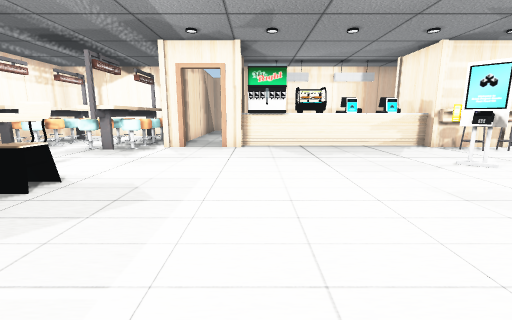
view 1 (above)

21 first-person views from a walk through a 3-D level made in the Unity game engine. The camera is 1.2 m above the floor, tilts 10° down and sees 90° across. Doors are open. The floor is counted in squares, 1 m on a side. Each view is taken from the middle of a square. On the plan, view 1 faces up. The plan holds only what a view shows up to about 12 squares ahead; the rest is blank. The place goes on beyond the plan. The player is left out. Some surface patterns are stand-ins.

view 2
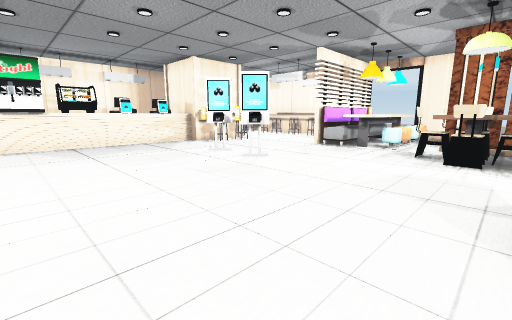

view 3
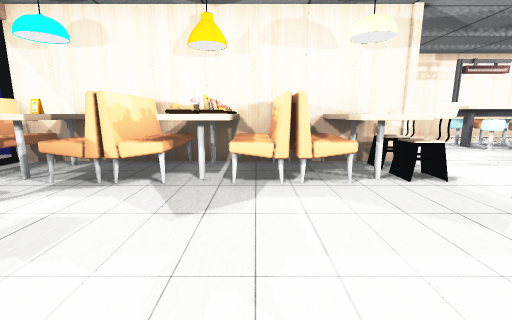

view 4
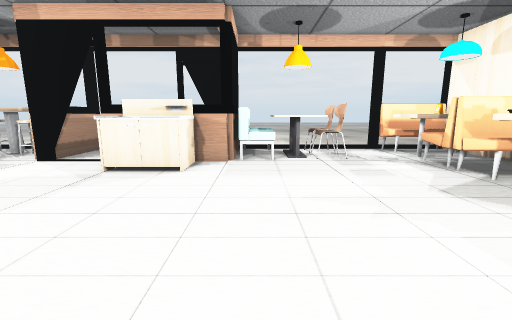

view 5
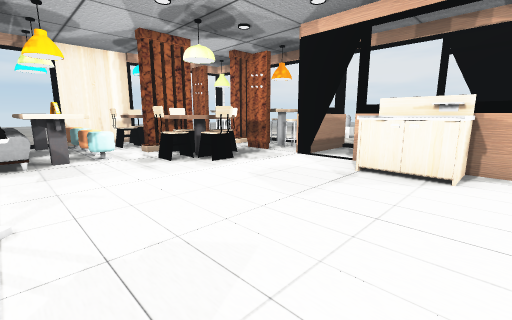

view 6
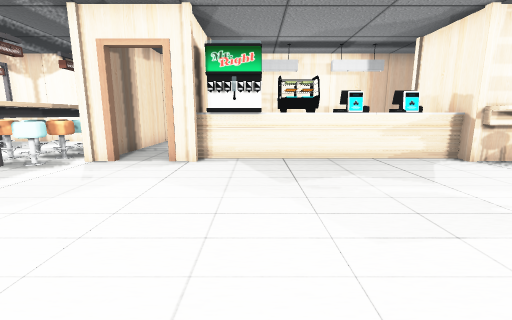

view 7
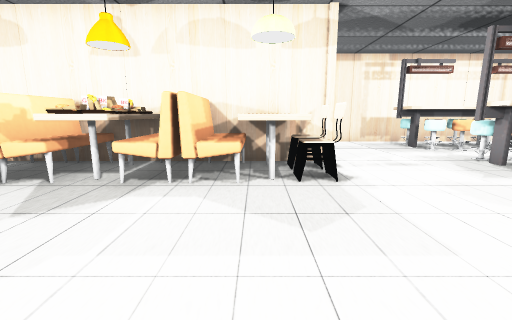

view 8
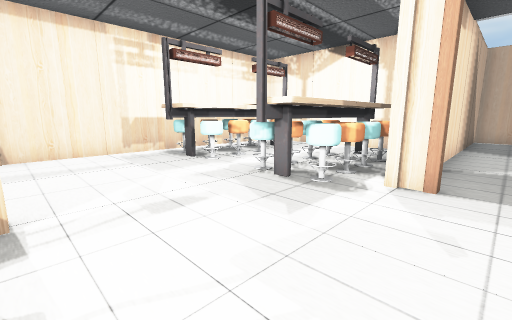

view 9
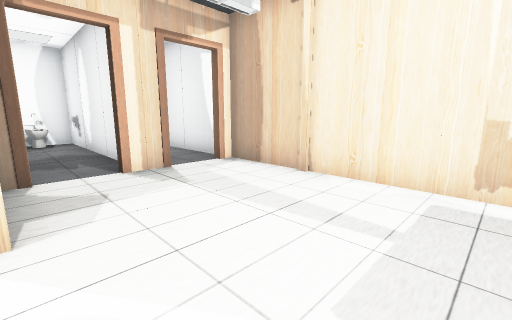

view 10
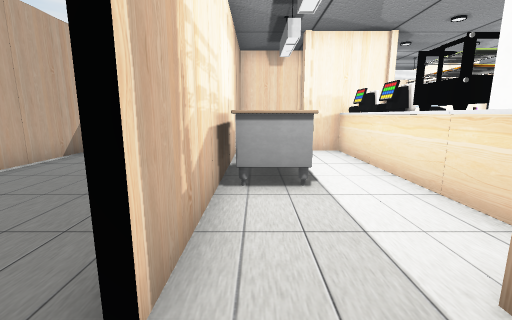

view 11
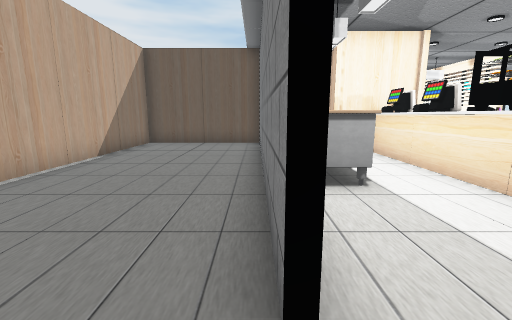

view 12
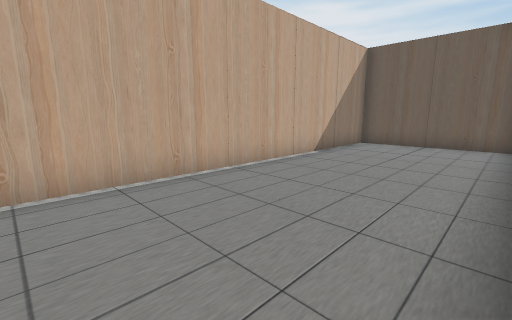

view 13
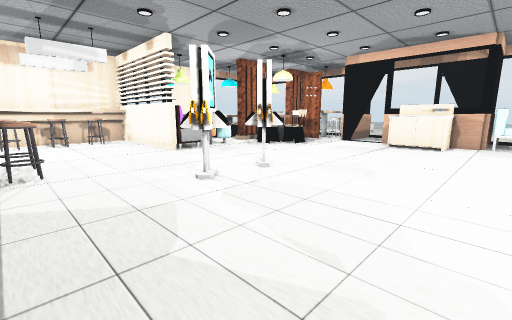

view 14
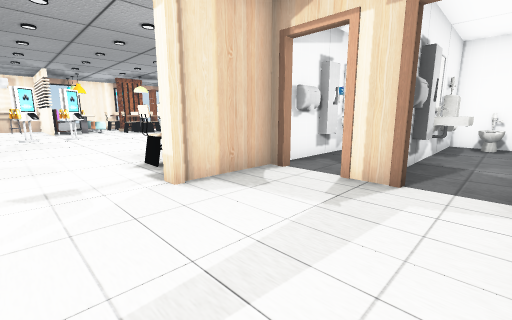

view 15
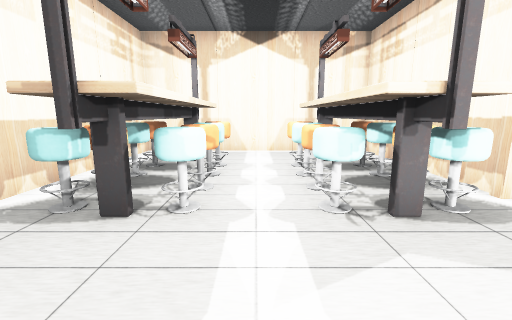

view 16
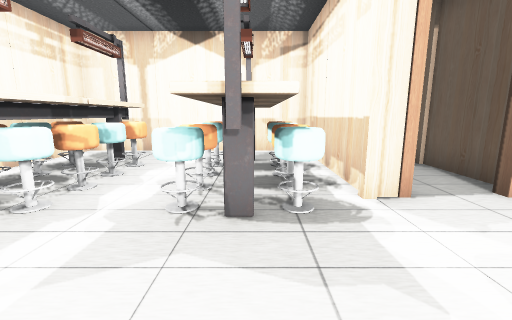

view 17
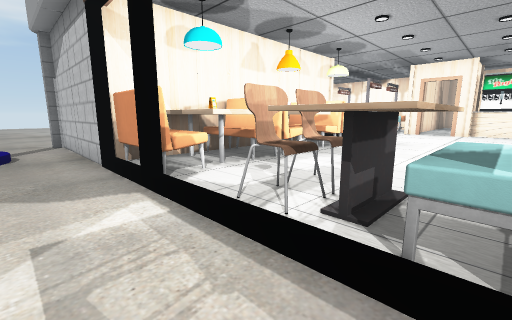

view 18
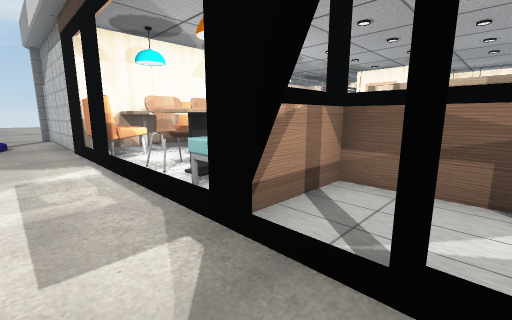

view 19
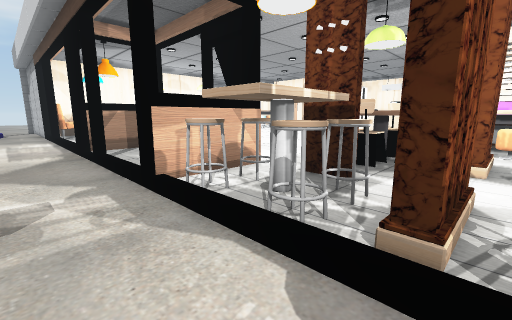

view 20
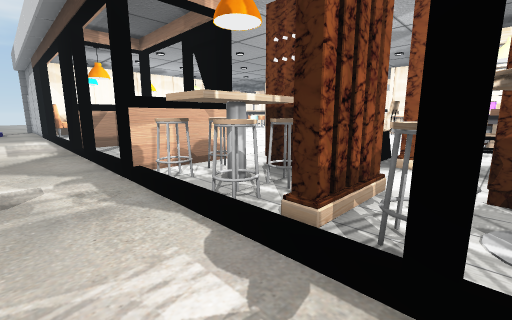

view 21
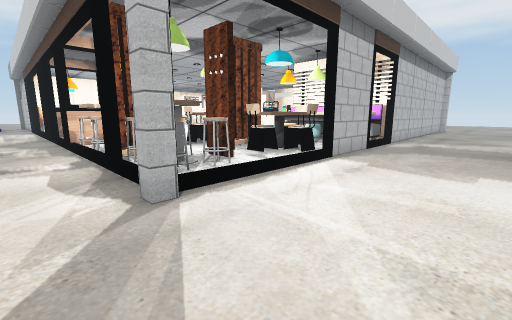

### Floor plan
Points are (right, up) in squares from view 1. A wall is a line through its corners. A room is listed if a view was taken in it or the views show most of it. See-through windows are left out.
Room 1 (views 1, 2, 3, 4, 5, 6, 7, 8, 9, 10, 13, 14, 15, 16, 17)
walls: (-5.6, 4.5) (-5.6, -0.5); (-5.9, 2.4) (-5.9, 4.6); (-0.8, 10.4) (-0.8, 11.5); (2, -2.5) (2, -5.4) (3, -5.4); (-3.3, 10.4) (-3.3, 14.6) (-10.6, 14.6) (-10.6, 2.4) (-10.1, 2.4); (-5.9, -0.5) (-5.9, 0.6); (-0.6, 11.4) (-0.6, 10.4); (2.6, -3) (2, -3); (-6.1, -0.5) (-6.1, 0.2) (-5.7, 0.2); (4.4, -2.6) (5, -2.6); (4.8, -3) (4.8, -2.5); (-5.6, -2.4) (-5.6, -5.4) (-6.5, -5.4); (5.5, -2.6) (6.9, -2.6); (-8.2, 0.7) (-8.2, -0.5); (-8.9, 2.4) (-7.6, 2.4); (6.7, 10.4) (6.7, 11.6); (1.6, -5.4) (1.6, -2.6) (2.5, -2.6); (3.7, -5) (3.7, -5.5); (-3.5, -5.2) (-3.1, -5.2) (-3.1, -5.5); (8.5, 9.6) (7.4, 9.6); (-8.2, -2.4) (-8.2, -5.3); (8.1, -2.6) (9.1, -2.6); (-10.6, 1.6) (-10.6, -1.5); (-3.1, 14.5) (-3.1, 10.6); (11.6, 4.6) (9.2, 4.6); (10.7, -1.1) (10.4, -1.1); (9.2, 11.8) (9.2, 14.6); (-8.4, -5.2) (-8.4, -2.4); (-9.5, -5.2) (-7.4, -5.2); (8.9, 14.6) (-0.9, 14.6); (14.1, 1.4) (14.1, 2.4)
ways out: opening at (-1.5, 15) to room 2; opening at (2.5, -6.5) to room 3; opening at (4.7, -5) to room 3; opening at (9.8, 7.5) to room 3; opening at (11, -2) to room 3; open door at (2.5, -5) to room 3; open door at (6, -3) to room 3; opening at (-6, -6.5); open door at (-9.5, 2); open door at (-7, 2); open door at (-2, 10)
objects: other object (-10, 9) to (-9, 9); other object (-10, 10) to (-9, 10); other object (-10, 11) to (-9, 11); other object (-10, 12) to (-9, 12); other object (-9, -2) to (-9, -1); other object (-9, 8); other object (-9, 13) to (-8, 13); other object (-8, -2); other object (-8, 9); other object (-8, 10); other object (-8, 11); other object (-8, 12); other object (-7, -5) to (-7, -4); other object (-7, -2); other object (-6, -2); other object (-6, -1); other object (-6, 5); other object (-6, 9); other object (-6, 10); other object (-6, 11); other object (-6, 12); other object (-6, 13) to (-5, 13); other object (-5, -5) to (-3, -4); other object (-5, -3) to (-3, -3); other object (-5, -2) to (-3, -2); other object (-5, -1) to (-3, -1); other object (-5, 0) to (-3, 0); other object (-5, 1) to (-3, 2); other object (-5, 2) to (-3, 3); other object (-5, 4); other object (-5, 8); other object (-5, 9) to (-4, 9); other object (-5, 10) to (-4, 10); other object (-5, 11) to (-4, 11); other object (-5, 12) to (-4, 12); other object (-4, 4); other object (-3, 4); other object (-3, 10); other object (-1, -5) to (-1, -4); other object (-1, -3); other object (-1, 10); other object (-1, 12); other object (0, -5) to (0, -3); other object (0, 10) to (1, 11); other object (1, -5) to (1, -3); other object (2, 10) to (3, 11); other object (2, 13) to (2, 14); other object (3, -3) to (4, -1); other object (3, 10) to (4, 10); other object (4, 11); other object (5, 4) to (6, 5); other object (5, 6) to (6, 6); other object (5, 10); other object (5, 11); other object (6, 10); other object (6, 11); other object (7, 9); other object (7, 10); other object (7, 12); other object (8, -1) to (9, -1); other object (8, 0); other object (8, 1) to (9, 1); other object (8, 9) to (9, 9); other object (9, 0) to (10, 0); other object (9, 3) to (14, 3); other object (9, 4) to (11, 4); other object (10, 2); other object (11, 2); other object (12, 2); other object (12, 4) to (14, 4); other object (13, 2)
Room 2 (views 11, 12)
walls: (-0.7, 14.8) (5.6, 14.8); (9.2, 14.8) (9.2, 19.6) (-3.1, 19.6) (-3.1, 14.5)
ways out: opening at (-1.5, 15) to room 1
Room 3 (views 18, 19, 20, 21)
walls: (14.4, 6.8) (14.4, 4.6) (13.5, 4.6); (9.1, 4.8) (14.1, 4.8) (14.1, 7.5); (14.4, 2.5) (14.4, -0.5); (10.7, 0.6) (10.7, -1.1); (10.4, -1.1) (10.4, 0.6); (14.1, -0.5) (14.1, 1.4); (9.1, -2.8) (8.1, -2.8); (6.9, -2.6) (6.9, -5.5); (10.3, -3.2) (10.7, -3.2) (10.7, -4.6); (6.5, -5.3) (6.5, -3.1); (6.7, -5.5) (6.7, -3.7); (3, -5.4) (1.6, -5.4); (-7.5, -5.4) (-9.4, -5.4)
ways out: opening at (2.5, -6.5) to room 1; opening at (4.7, -5) to room 1; opening at (9.8, 7.5) to room 1; opening at (11, -2) to room 1; open door at (2.5, -5) to room 1; open door at (6, -3) to room 1; opening at (-8.5, -6.5); gap at (11, -4)
objects: other object (-11, -6) to (-11, -5); other object (-11, 5); other object (-10, -5) to (-9, -4); other object (7, -7) to (8, -7); other object (8, -5); other object (8, -4); other object (9, -5) to (10, -5); other object (9, -4) to (10, -4); other object (9, 10); other object (11, 0) to (12, 0); other object (12, -5) to (12, -4); other object (12, -3); other object (12, -1) to (13, -1); other object (12, 1) to (13, 1); other object (13, -5) to (13, -4); other object (13, -3); other object (13, 0); other object (13, 6); other object (13, 7) to (13, 8); other object (13, 9); other object (14, -5)

Positions as (right, up) in squares from view 1, and headings:
1: (0, 0), facing up
2: (0, -1), facing up-right
3: (1, 1), facing left
4: (1, 4), facing down
5: (2, 4), facing down-right
6: (1, 3), facing up
7: (1, 3), facing left
8: (-2, 5), facing up-left
9: (-6, 8), facing down-left
10: (-2, 14), facing right
11: (-2, 15), facing right
12: (-2, 15), facing up-right
13: (1, 9), facing down-right
14: (-10, 7), facing down-right
15: (-7, 6), facing up
16: (-5, 6), facing up
17: (1, -7), facing up-left
18: (4, -7), facing up-left
19: (11, -7), facing up-left
20: (12, -7), facing up-left
21: (18, -7), facing up-left
